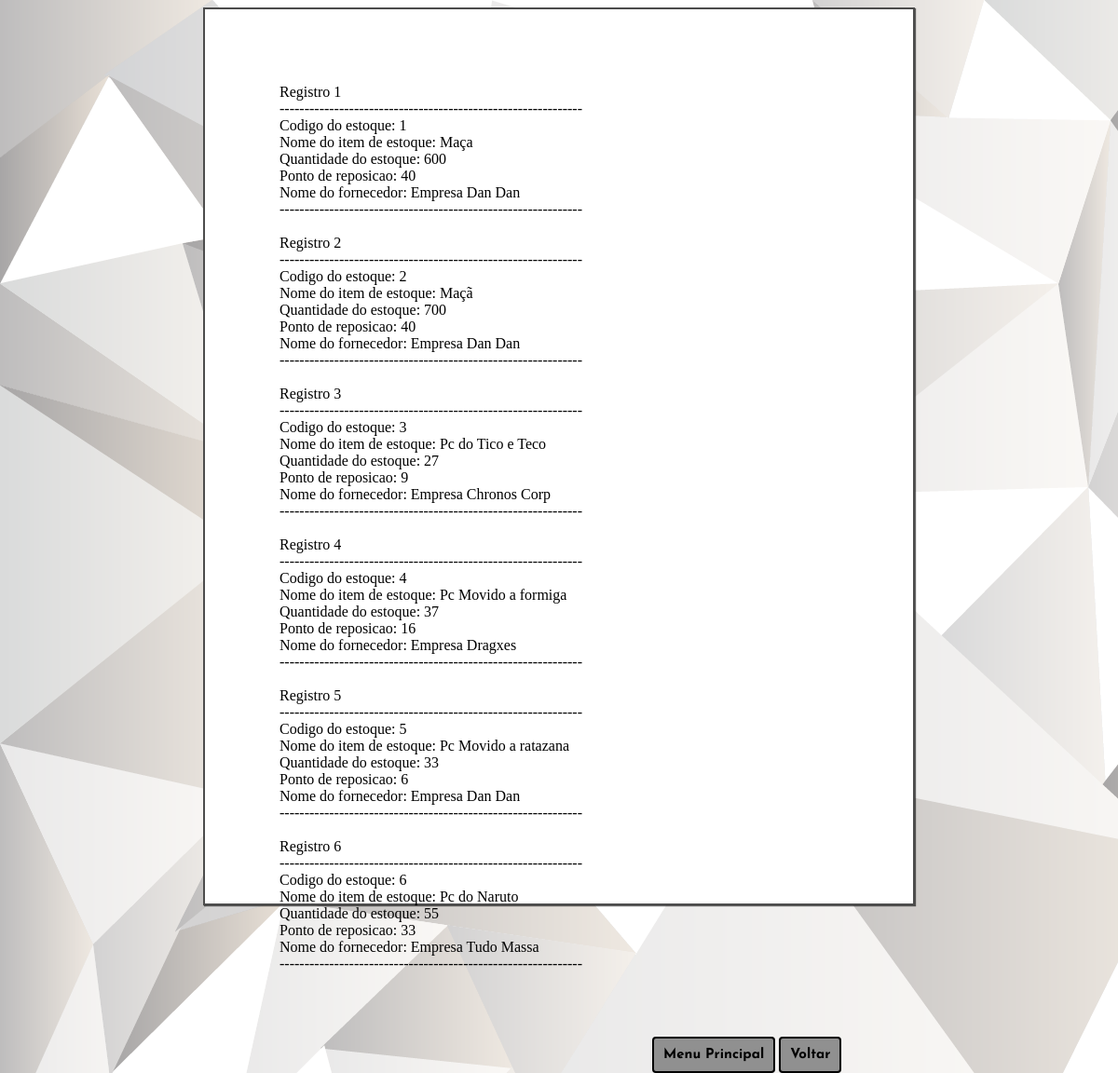
The app's page /php/EstoqueConsulTodos.php (signed in) with its own data.
### tables this page shows
CREATE TABLE IF NOT EXISTS `estoque` (
  `est_cod` int(5) NOT NULL AUTO_INCREMENT,
  `est_nome` varchar(30) NOT NULL,
  `est_qtd` int(11) NOT NULL,
  `est_preco` float NOT NULL,
  `est_pto` float NOT NULL,
  `est_for` int(5) NOT NULL,
  PRIMARY KEY (`est_cod`)
);

CREATE TABLE IF NOT EXISTS `fornecedor` (
  `for_cod` int(5) NOT NULL AUTO_INCREMENT,
  `for_nome` varchar(30) NOT NULL,
  `for_end` varchar(40) NOT NULL,
  `for_fone` varchar(15) NOT NULL,
  `for_contato` varchar(20) NOT NULL,
  PRIMARY KEY (`for_cod`)
);

### php/EstoqueConsulTodos.php (the view, shortened to what this page needs)
<html>
    <head>
        <link href="../css/estilo.css" rel="stylesheet" type="text/css"/>
    </head>
    <body>
        <div class="interface">
<?php
$resultado = mysql_query("SELECT * FROM estoque");
$resultado2 = mysql_query("SELECT * FROM fornecedor, estoque WHERE for_cod = est_for");
$linhas = mysql_num_rows($resultado);
$f=0;
for ($i = 0; $i < $linhas; $i++) {
    $cod = mysql_result($resultado, $i, "est_cod");
    $nome = mysql_result($resultado, $i, "est_nome");
    $qtd = mysql_result($resultado, $i, "est_qtd");
    $pto = mysql_result($resultado, $i, "est_pto");
    $nome_for =  mysql_result($resultado2, $i, "for_nome");
    $f++;
    echo"Registro $f<br>";
    echo"-------------------------------------------------------------<br>";
    echo "Codigo do estoque: $cod <br>";
    echo "Nome do item de estoque: $nome <br>";
    echo "Quantidade do estoque: $qtd <br>";
    echo "Ponto de reposicao: $pto <br>";
    echo "Nome do fornecedor: $nome_for <br>";
    echo"-------------------------------------------------------------<br>";
    echo"<br>";
}
?>
  <br><br>
            <div class = "DivVoltares">
                <input class="butaoVoltarPHP" type="button" onclick="VoltarPrincipal()" Value="Menu Principal">
                <input class="butaoVoltarPHP" type="submit" onclick="VoltarEstoque()" Value="Voltar">
            </div>
        </div>
    </body>
</html>

### css/estilo.css (style rules this page uses)
.interface { width: 600px; border: solid 2px rgba(0,0,0,.7); background: white; padding: 80px; margin-left: auto; margin-right: auto; margin-bottom: 30px; height:100%; box-shadow: 1px 1px 1px rgba(0,0,0,.6); }
body { background-image: url("../Imgs/background.jpg"); background-repeat: no-repeat; height:100%; }
input.butaoVoltarPHP { position: relative; left: 400px; top: 15px; padding: 10px; background: #909090; color: black; font-family: 'Josefin Sans', sans-serif; font-size: 15px; font-weight: bold; border: black solid 2px; border-radius: 4px; transition: color 1s, border 1s; }

### records on screen
estoque: est_cod "1", est_nome "Maça", est_qtd "600", est_pto "40", fornecedor.for_nome "Empresa Dan Dan"
estoque: est_cod "2", est_nome "Maçã", est_qtd "700", est_pto "40", fornecedor.for_nome "Empresa Dan Dan"
estoque: est_cod "3", est_nome "Pc do Tico e Teco", est_qtd "27", est_pto "9", fornecedor.for_nome "Empresa Chronos Corp"
estoque: est_cod "4", est_nome "Pc Movido a formiga", est_qtd "37", est_pto "16", fornecedor.for_nome "Empresa Dragxes"
estoque: est_cod "5", est_nome "Pc Movido a ratazana", est_qtd "33", est_pto "6", fornecedor.for_nome "Empresa Dan Dan"
estoque: est_cod "6", est_nome "Pc do Naruto", est_qtd "55", est_pto "33", fornecedor.for_nome "Empresa Tudo Massa"
